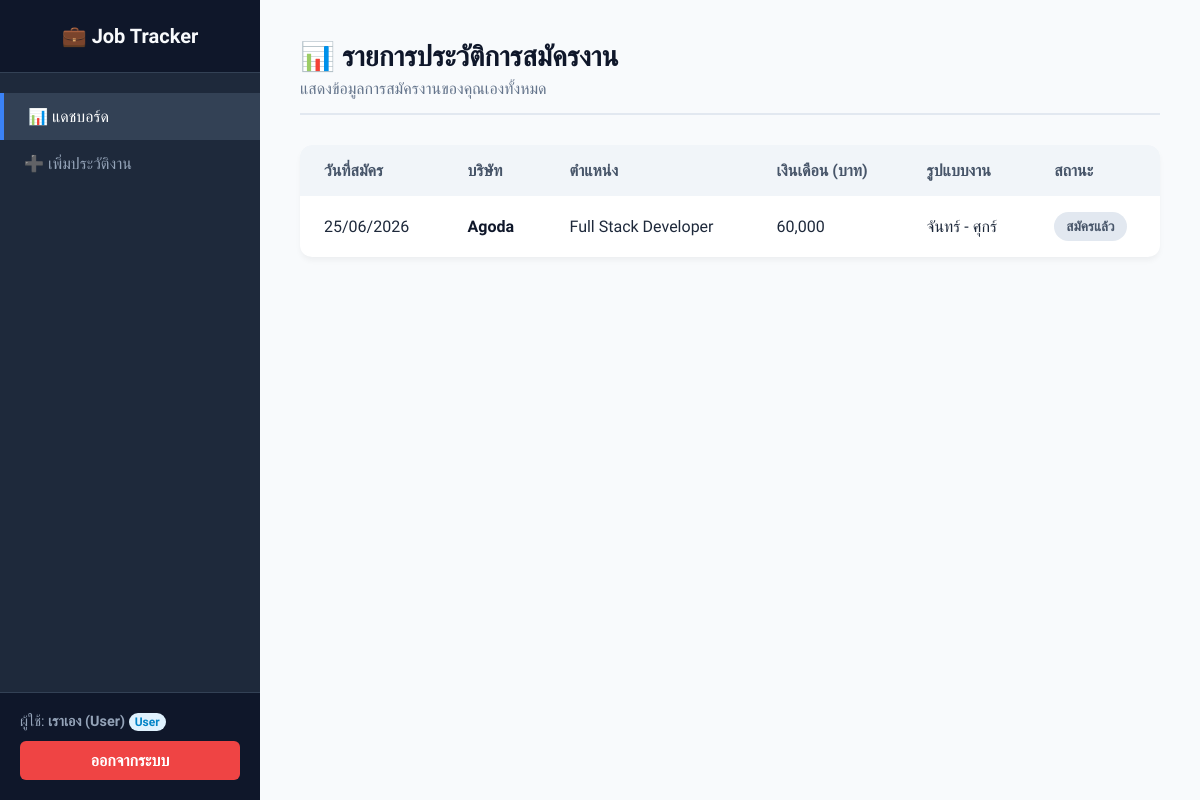
The app's page /dashboard.php (signed in) with its own data.
### tables this page shows
CREATE TABLE IF NOT EXISTS `job_applications` (
    `id` INT AUTO_INCREMENT PRIMARY KEY,
    `user_id` INT NOT NULL,
    `company_name` VARCHAR(100) NOT NULL,
    `position` VARCHAR(100) NOT NULL,
    `salary` INT DEFAULT NULL,
    `work_days` VARCHAR(100) DEFAULT NULL,
    `status` ENUM('สมัครแล้ว', 'รอสัมภาษณ์', 'รอ Offer', 'รอเรียก', 'ยืนยันเข้าทำงาน') NOT NULL DEFAULT 'สมัครแล้ว',
    `details` TEXT DEFAULT NULL,
    `applied_date` DATE NOT NULL,
    `created_at` TIMESTAMP DEFAULT CURRENT_TIMESTAMP,
    FOREIGN KEY (`user_id`) REFERENCES `users`(`id`) ON DELETE CASCADE
);

### src/dashboard.php (the view, shortened to what this page needs)
<?php
require_once 'config.php';
$user_id = $_SESSION['user_id'];
$role = $_SESSION['role'];
try {
    if ($role === 'admin') {
        $sql = "SELECT ja.*, u.name AS applicant_name
                FROM job_applications ja
                JOIN users u ON ja.user_id = u.id
                ORDER BY ja.applied_date DESC, ja.id DESC";
        $stmt = $pdo->prepare($sql);
        $stmt->execute();
    } else {
        $sql = "SELECT ja.*, u.name AS applicant_name
                FROM job_applications ja
                JOIN users u ON ja.user_id = u.id
                WHERE ja.user_id = :user_id
                ORDER BY ja.applied_date DESC, ja.id DESC";
        $stmt = $pdo->prepare($sql);
        $stmt->execute(['user_id' => $user_id]);
    }
    $jobs = $stmt->fetchAll();
} catch (\PDOException $e) {
    die("เกิดข้อผิดพลาดในการดึงข้อมูล: " . $e->getMessage());
}
function getStatusBadgeClass($status) {
    switch ($status) {
        case 'สมัครแล้ว':
            return 'badge-default';
    }
}
?>
<!DOCTYPE html>
<html lang="th">
<head>
    <link rel="stylesheet" href="css/style.css">
</head>
<body>
    <div class="app-container">
        <aside class="sidebar">
            <div class="sidebar-header">
                💼 Job Tracker
            </div>
            <ul class="sidebar-menu">
                <li class="active"><a href="dashboard.php">📊 แดชบอร์ด</a></li>
                <li><a href="add-job.php">➕ เพิ่มประวัติงาน</a></li>
            </ul>
            <div class="sidebar-footer">
                <div style="margin-bottom: 10px; font-size: 0.9rem; color: #94a3b8;">
                    ผู้ใช้: <strong><?= htmlspecialchars($_SESSION['name']) ?></strong>
                    <span class="badge <?= $role === 'admin' ? 'badge-admin' : 'badge-user' ?>" style="padding: 2px 6px; font-size: 0.75rem;">
                        <?= ucfirst($role) ?>
                    </span>
                </div>
                <a href="logout.php" class="btn-logout">ออกจากระบบ</a>
            </div>
        </aside>
        <main class="main-content">
            <div class="page-header">
                <h1>📊 รายการประวัติการสมัครงาน</h1>
                <p style="color: #64748b; margin-top: 5px;">
                    <?= $role === 'admin' ? 'แสดงข้อมูลการสมัครงานของทุกคนในระบบ' : 'แสดงข้อมูลการสมัครงานของคุณเองทั้งหมด' ?>
                </p>
            </div>
            <div class="table-responsive">
                <table class="data-table">
                    <thead>
                        <tr>
                            <th>วันที่สมัคร</th>
                            <th>บริษัท</th>
                            <th>ตำแหน่ง</th>
                            <th>เงินเดือน (บาท)</th>
                            <th>รูปแบบงาน</th>
                            <th>สถานะ</th>
                        </tr>
                    </thead>
                    <tbody>
                        <?php if (empty($jobs)): ?>
                            <tr>
                                <td colspan="<?= $role === 'admin' ? 7 : 6 ?>" style="text-align: center; color: #64748b; padding: 40px 0;">
                                    📭 ยังไม่มีข้อมูลการสมัครงานในระบบในขณะนี้
                                </td>
                            </tr>
                        <?php else: ?>
                            <?php foreach ($jobs as $job): ?>
                                <tr>
                                    <td><?= htmlspecialchars(date('d/m/Y', strtotime($job['applied_date']))) ?></td>
                                    <td style="font-weight: 600; color: #0f172a;"><?= htmlspecialchars($job['company_name']) ?></td>
                                    <td><?= htmlspecialchars($job['position']) ?></td>
                                    <td>
                                        <?= $job['salary'] ? number_format($job['salary']) : '<span style="color:#94a3b8;">ไม่ได้ระบุ</span>' ?>
                                    </td>
                                    <td><?= htmlspecialchars($job['work_days'] ?: '-') ?></td>
                                    <td>
                                        <span class="badge <?= getStatusBadgeClass($job['status']) ?>">
                                            <?= htmlspecialchars($job['status']) ?>
                                        </span>
                                    </td>
                                </tr>
                            <?php endforeach; ?>
                        <?php endif; ?>
                    </tbody>
                </table>
            </div>
        </main>
    </div>
</body>
</html>

### src/css/style.css (style rules this page uses)
* { box-sizing: border-box; margin: 0; padding: 0; }
body { font-family: 'Prompt', 'Segoe UI', Tahoma, Geneva, Verdana, sans-serif; background-color: #f8fafc; color: #1e293b; }
a { text-decoration: none; transition: all 0.2s; }
.app-container { display: flex; min-height: 100vh; }
.sidebar { width: 260px; background-color: #1e293b; color: #f8fafc; display: flex; flex-direction: column; position: fixed; height: 100vh; left: 0; top: 0; }
.sidebar-header { padding: 24px; font-size: 1.25rem; font-weight: 700; background-color: #0f172a; border-bottom: 1px solid #334155; text-align: center; }
.sidebar-menu { list-style: none; padding: 20px 0; flex: 1; }
.sidebar-menu li a { display: block; padding: 14px 24px; color: #94a3b8; font-weight: 500; }
.sidebar-menu li a:hover, .sidebar-menu li.active a { color: white; background-color: #334155; border-left: 4px solid #3b82f6; }
.sidebar-footer { padding: 20px; background-color: #0f172a; border-top: 1px solid #334155; }
.btn-logout { display: block; text-align: center; padding: 10px; background-color: #ef4444; color: white; border-radius: 6px; font-weight: 600; }
.main-content { flex: 1; margin-left: 260px; padding: 40px; }
.page-header { margin-bottom: 30px; border-bottom: 2px solid #e2e8f0; padding-bottom: 15px; }
.page-header h1 { color: #0f172a; font-size: 1.75rem; }
.table-responsive { background: white; border-radius: 12px; box-shadow: 0 4px 6px -1px rgba(0, 0, 0, 0.05); overflow: hidden; margin-top: 20px; }
.data-table { width: 100%; border-collapse: collapse; text-align: left; }
.data-table th, .data-table td { padding: 16px 24px; }
.data-table th { background-color: #f1f5f9; color: #475569; font-weight: 600; }
.data-table tr { border-bottom: 1px solid #e2e8f0; }
.data-table tr:last-child { border-bottom: none; }
.badge { padding: 6px 12px; border-radius: 9999px; font-size: 0.85rem; font-weight: 600; display: inline-block; }
.badge-default { background-color: #e2e8f0; color: #475569; }
.badge-user { background-color: #e0f2fe; color: #0284c7; }

### records on screen
job_applications: applied_date "25/06/2026", company_name "Agoda", position "Full Stack Developer", salary "60,000", work_days "จันทร์ - ศุกร์", status "สมัครแล้ว"

### other values on screen
$_SESSION['name'] "เราเอง (User)"
$role "User"
